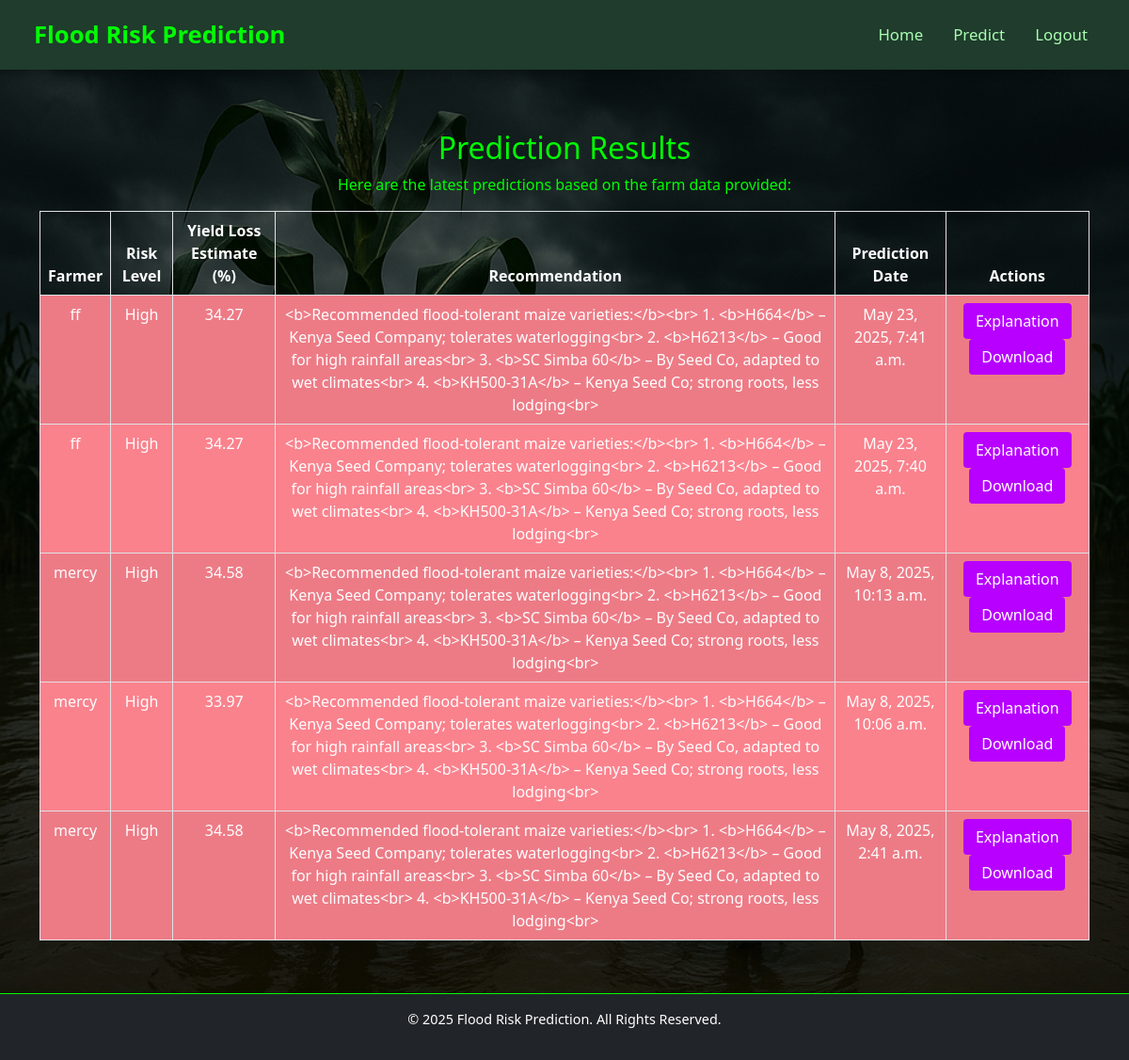
The page /results/ (signed in) on the database its author committed.
### maize/models.py (models this page shows, shortened)
class FloodRisk(models.Model):
    farmer = models.ForeignKey(Farmer, on_delete=models.CASCADE)
    risk_level = models.CharField(max_length=50)
    yield_loss_estimate = models.FloatField()
    recommendation = models.TextField()
    date_predicted = models.DateTimeField(auto_now_add=True)

class Farmer(models.Model):
    name = models.CharField(max_length=100)
    location = models.CharField(max_length=100)
    soil_type = models.CharField(max_length=50)
    growth_stage = models.CharField(max_length=50)
    farm_size = models.FloatField(help_text="Farm size in acres")
    elevation = models.FloatField(default=100, help_text="Elevation in meters")

### maize/views.py (the view)
# urls.py: path('results/', views.results, name='results'),
@login_required
def results(request):
    risks = FloodRisk.objects.all().order_by('-date_predicted')[:5]
    return render(request, 'maize/results.html', {'risks': risks})

### maize/templates/maize/results.html
{% extends 'maize/base.html' %}
{% block content %}
<div class="container mt-4">
    <h2 class="text-center">Prediction Results</h2>
    <p class="text-center">Here are the latest predictions based on the farm data provided:</p>
    <table class="table table-bordered table-striped">
        <thead>
            <tr>
                <th>Farmer</th>
                <th>Risk Level</th>
                <th>Yield Loss Estimate (%)</th>
                <th>Recommendation</th>
                <th>Prediction Date</th>
                <th>Actions</th>
            </tr>
        </thead>
        <tbody>
            {% for risk in risks %}
            <tr class="risk-{{ risk.risk_level|lower }}">
                <td>{{ risk.farmer.name }}</td>
                <td>{{ risk.risk_level }}</td>
                <td>{{ risk.yield_loss_estimate }}</td>
                <td>{{ risk.recommendation }}</td>
                <td>{{ risk.date_predicted }}</td>
                <td>
                    <a href="{% url 'explanation' risk.risk_id %}" class="btn btn-custom">Explanation</a>
                    <a href="#" class="btn btn-custom">Download</a>
                </td>
            </tr>
            {% endfor %}
        </tbody>
    </table>
</div>
{% endblock %}

### maize/templates/maize/base.html (shortened to what this page needs)
<!DOCTYPE html>
{% load static %}
<html lang="en">
<head>
    <link href="https://cdn.jsdelivr.net/npm/bootstrap@5.0.0-beta3/dist/css/bootstrap.min.css" rel="stylesheet">
    <link rel="stylesheet" type="text/css" href="{% static 'maize/css/styles.css' %}?v=5">
</head>
<body class="d-flex flex-column min-vh-100">
    <nav class="navbar navbar-expand-lg navbar-dark bg-dark">
        <div class="container-fluid">
            <a class="navbar-brand" href="/">Flood Risk Prediction</a>
            <div class="collapse navbar-collapse" id="navbarNav">
                <ul class="navbar-nav ms-auto">
                    <li class="nav-item">
                        <a class="nav-link {% if request.path == '/' %}active{% endif %}" href="/">Home</a>
                    </li>
                    <li class="nav-item">
                        <a class="nav-link {% if request.path == '/' %}active{% endif %}" href="/home">Predict</a>
                    </li>
                    {% if user.is_authenticated %}
                      <li class="nav-item">
                        <a class="nav-link" href="{% url 'logout' %}">Logout</a>
                      </li>
                    {% endif %}
                </ul>
            </div>
        </div>
    </nav>
    <div class="content flex-grow-1">
        {% block content %}
        {% endblock %}
    </div>
    <footer class="footer bg-dark text-white text-center py-3">
        <p>© 2025 Flood Risk Prediction. All Rights Reserved.</p>
    </footer>
</body>
</html>

### maize/static/maize/css/styles.css (style rules this page uses)
body { background-image: url("../images/background.png"); background-size: cover; background-position: center; background-attachment: fixed; background-color: #2c4126; color: #00fd03; }
.navbar { background-color: #1f3c2c !important; padding: 0.8rem 1.5rem; box-shadow: 0 2px 10px rgba(0, 0, 0, 0.3); z-index: 1000; }
.navbar-brand { font-size: 1.6rem; color: #00fd03 !important; font-weight: bold; }
.navbar-nav .nav-link { color: #aafcb2 !important; font-size: 1.05rem; margin-left: 1rem; transition: color 0.3s ease; }
.footer { margin-top: auto; background-color: #1f3c2c; color: #aafcb2; font-size: 0.9rem; border-top: 1px solid #00fd03; }
.table th, .table td { text-align: center; color: #fdfdfd; }
.risk-high { background-color: #fa828d; color: white; }
.btn-custom { background-color: #b700ff; color: white; }
.content { padding: 40px 0; }

### rows shown on the page
FloodRisk: farmer.name "ff", risk_level "High", yield_loss_estimate "34.27", recommendation "<b>Recommended flood‑tolerant maize varieties:</b><br> 1. <b>H664</b> – Kenya Seed Company; tolerates waterlogging<br> 2. <b>H6213</b> – Good for high rainfall areas<br> 3. <b>SC Simba 60</b> – By Seed Co, adapted to wet climates<br> 4. <b>KH500-31A</b> – Kenya Seed Co; strong roots, less lodging<br>", date_predicted "May 23, 2025, 7:41 a.m."
FloodRisk: farmer.name "ff", risk_level "High", yield_loss_estimate "34.27", recommendation "<b>Recommended flood‑tolerant maize varieties:</b><br> 1. <b>H664</b> – Kenya Seed Company; tolerates waterlogging<br> 2. <b>H6213</b> – Good for high rainfall areas<br> 3. <b>SC Simba 60</b> – By Seed Co, adapted to wet climates<br> 4. <b>KH500-31A</b> – Kenya Seed Co; strong roots, less lodging<br>", date_predicted "May 23, 2025, 7:40 a.m."
FloodRisk: farmer.name "mercy", risk_level "High", yield_loss_estimate "34.58", recommendation "<b>Recommended flood‑tolerant maize varieties:</b><br> 1. <b>H664</b> – Kenya Seed Company; tolerates waterlogging<br> 2. <b>H6213</b> – Good for high rainfall areas<br> 3. <b>SC Simba 60</b> – By Seed Co, adapted to wet climates<br> 4. <b>KH500-31A</b> – Kenya Seed Co; strong roots, less lodging<br>", date_predicted "May 8, 2025, 10:13 a.m."
FloodRisk: farmer.name "mercy", risk_level "High", yield_loss_estimate "33.97", recommendation "<b>Recommended flood‑tolerant maize varieties:</b><br> 1. <b>H664</b> – Kenya Seed Company; tolerates waterlogging<br> 2. <b>H6213</b> – Good for high rainfall areas<br> 3. <b>SC Simba 60</b> – By Seed Co, adapted to wet climates<br> 4. <b>KH500-31A</b> – Kenya Seed Co; strong roots, less lodging<br>", date_predicted "May 8, 2025, 10:06 a.m."
FloodRisk: farmer.name "mercy", risk_level "High", yield_loss_estimate "34.58", recommendation "<b>Recommended flood‑tolerant maize varieties:</b><br> 1. <b>H664</b> – Kenya Seed Company; tolerates waterlogging<br> 2. <b>H6213</b> – Good for high rainfall areas<br> 3. <b>SC Simba 60</b> – By Seed Co, adapted to wet climates<br> 4. <b>KH500-31A</b> – Kenya Seed Co; strong roots, less lodging<br>", date_predicted "May 8, 2025, 2:41 a.m."
